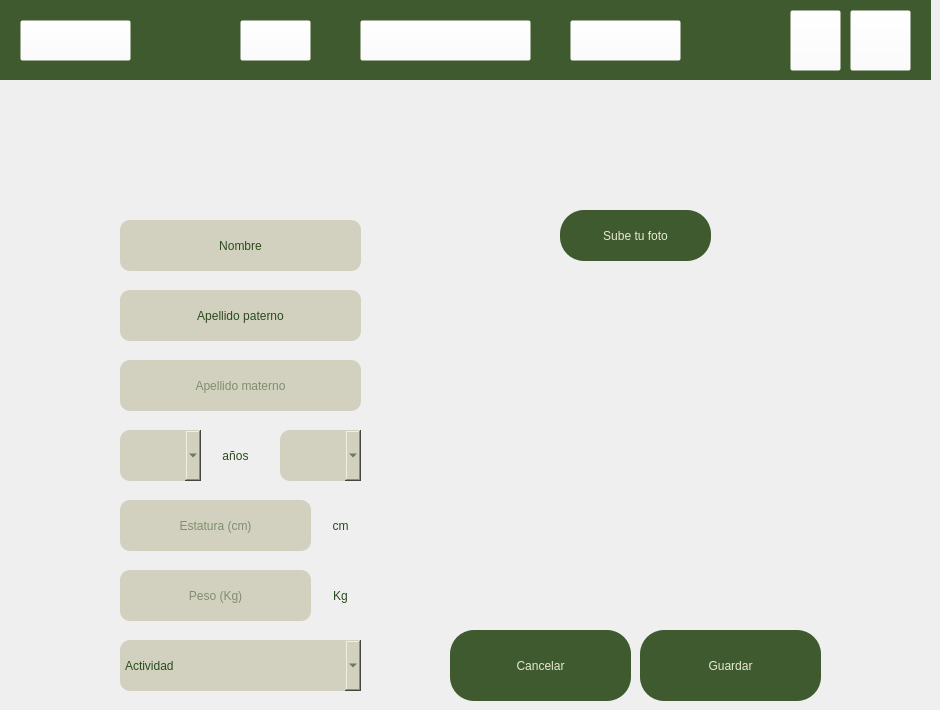
    <widget class="QWidget" name="page_2">
     <widget class="QLineEdit" name="lineEdit_apellidom">
      <property name="geometry">
       <rect>
        <x>120</x>
        <y>360</y>
        <width>241</width>
        <height>51</height>
       </rect>
      </property>
      <property name="styleSheet">
       <string notr="true">background-color: rgb(210, 209, 191);
color: rgb(43, 75, 30);
border-radius: 10px;
font: 20pt &quot;American Typewriter&quot;;</string>
      </property>
      <property name="text">
       <string/>
      </property>
      <property name="alignment">
       <set>Qt::AlignCenter</set>
      </property>
      <property name="placeholderText">
       <string>Apellido materno</string>
      </property>
     </widget>
     <widget class="QLineEdit" name="lineEdit_estatura">
      <property name="geometry">
       <rect>
        <x>120</x>
        <y>500</y>
        <width>191</width>
        <height>51</height>
       </rect>
      </property>
      <property name="styleSheet">
       <string notr="true">background-color: rgb(210, 209, 191);
color: rgb(43, 75, 30);
border-radius: 10px;
font: 20pt &quot;American Typewriter&quot;;
</string>
      </property>
      <property name="text">
       <string/>
      </property>
      <property name="alignment">
       <set>Qt::AlignCenter</set>
      </property>
      <property name="placeholderText">
       <string>Estatura (cm)</string>
      </property>
     </widget>
     <widget class="QLineEdit" name="lineEdit_peso">
      <property name="geometry">
       <rect>
        <x>120</x>
        <y>570</y>
        <width>191</width>
        <height>51</height>
       </rect>
      </property>
      <property name="styleSheet">
       <string notr="true">background-color: rgb(210, 209, 191);
color: rgb(43, 75, 30);
border-radius: 10px;
font: 20pt &quot;American Typewriter&quot;;
</string>
      </property>
      <property name="text">
       <string/>
      </property>
      <property name="alignment">
       <set>Qt::AlignCenter</set>
      </property>
      <property name="placeholderText">
       <string>Peso (Kg)</string>
      </property>
     </widget>
     <widget class="QLabel" name="label_7">
      <property name="geometry">
       <rect>
        <x>210</x>
        <y>435</y>
        <width>51</width>
        <height>41</height>
       </rect>
      </property>
      <property name="styleSheet">
       <string notr="true">color: rgb(43, 75, 30);
font: 20pt &quot;American Typewriter&quot;;</string>
      </property>
      <property name="text">
       <string>años</string>
      </property>
      <property name="alignment">
       <set>Qt::AlignCenter</set>
      </property>
     </widget>
     <widget class="QComboBox" name="comboBox_edad">
      <property name="geometry">
       <rect>
        <x>120</x>
        <y>430</y>
        <width>81</width>
        <height>51</height>
       </rect>
      </property>
      <property name="styleSheet">
       <string notr="true">background-color: rgb(210, 209, 191);
color: rgb(43, 75, 30);
border-radius: 10px;
font: 20pt &quot;American Typewriter&quot;;</string>
      </property>
      <item>
       <property name="text">
        <string/>
       </property>
      </item>
      <item>
       <property name="text">
        <string>16</string>
       </property>
      </item>
      <item>
       <property name="text">
        <string>17</string>
       </property>
      </item>
      <item>
       <property name="text">
        <string>18</string>
       </property>
      </item>
      <item>
       <property name="text">
        <string>19</string>
       </property>
      </item>
      <item>
       <property name="text">
        <string>20</string>
       </property>
      </item>
      <item>
       <property name="text">
        <string>21</string>
       </property>
      </item>
      <item>
       <property name="text">
        <string>22</string>
       </property>
      </item>
      <item>
       <property name="text">
        <string>23</string>
       </property>
      </item>
      <item>
       <property name="text">
        <string>24</string>
       </property>
      </item>
      <item>
       <property name="text">
        <string>25</string>
       </property>
      </item>
      <item>
       <property name="text">
        <string>26</string>
       </property>
      </item>
      <item>
       <property name="text">
        <string>27</string>
       </property>
      </item>
      <item>
       <property name="text">
        <string>28</string>
       </property>
      </item>
      <item>
       <property name="text">
        <string>29</string>
       </property>
      </item>
      <item>
       <property name="text">
        <string>30</string>
       </property>
      </item>
      <item>
       <property name="text">
        <string>31</string>
       </property>
      </item>
      <item>
       <property name="text">
        <string>32</string>
       </property>
      </item>
      <item>
       <property name="text">
        <string>33</string>
       </property>
      </item>
      <item>
       <property name="text">
        <string>34</string>
       </property>
      </item>
      <item>
       <property name="text">
        <string>35</string>
       </property>
      </item>
      <item>
       <property name="text">
        <string>36</string>
       </property>
      </item>
      <item>
       <property name="text">
        <string>37</string>
       </property>
      </item>
      <item>
       <property name="text">
        <string>38</string>
       </property>
      </item>
      <item>
       <property name="text">
        <string>39</string>
       </property>
      </item>
      <item>
       <property name="text">
        <string>40</string>
       </property>
      </item>
      <item>
       <property name="text">
        <string>41</string>
       </property>
      </item>
      <item>
       <property name="text">
        <string>42</string>
       </property>
      </item>
      <item>
       <property name="text">
        <string>43</string>
       </property>
      </item>
      <item>
       <property name="text">
        <string>44</string>
       </property>
      </item>
      <item>
       <property name="text">
        <string>45</string>
       </property>
      </item>
      <item>
       <property name="text">
        <string>46</string>
       </property>
      </item>
      <item>
       <property name="text">
        <string>47</string>
       </property>
      </item>
      <item>
       <property name="text">
        <string>48</string>
       </property>
      </item>
      <item>
       <property name="text">
        <string>49</string>
       </property>
      </item>
      <item>
       <property name="text">
        <string>50</string>
       </property>
      </item>
      <item>
       <property name="text">
        <string>51</string>
       </property>
      </item>
      <item>
       <property name="text">
        <string>52</string>
       </property>
      </item>
      <item>
       <property name="text">
        <string>53</string>
       </property>
      </item>
      <item>
       <property name="text">
        <string>54</string>
       </property>
      </item>
      <item>
       <property name="text">
        <string>55</string>
       </property>
      </item>
      <item>
       <property name="text">
        <string>56</string>
       </property>
      </item>
      <item>
       <property name="text">
        <string>57</string>
       </property>
      </item>
      <item>
       <property name="text">
        <string>58</string>
       </property>
      </item>
      <item>
       <property name="text">
        <string>59</string>
       </property>
      </item>
      <item>
       <property name="text">
        <string>60</string>
       </property>
      </item>
      <item>
       <property name="text">
        <string>61</string>
       </property>
      </item>
      <item>
       <property name="text">
        <string>62</string>
       </property>
      </item>
      <item>
       <property name="text">
        <string>63</string>
       </property>
      </item>
      <item>
       <property name="text">
        <string>64</string>
       </property>
      </item>
      <item>
       <property name="text">
        <string>65</string>
       </property>
      </item>
      <item>
       <property name="text">
        <string>66</string>
       </property>
      </item>
      <item>
       <property name="text">
        <string>67</string>
       </property>
      </item>
      <item>
       <property name="text">
        <string>68</string>
       </property>
      </item>
      <item>
       <property name="text">
        <string>69</string>
       </property>
      </item>
      <item>
       <property name="text">
        <string>70</string>
       </property>
      </item>
      <item>
       <property name="text">
        <string>71</string>
       </property>
      </item>
      <item>
       <property name="text">
        <string>72</string>
       </property>
      </item>
      <item>
       <property name="text">
        <string>73</string>
       </property>
      </item>
      <item>
       <property name="text">
        <string>74</string>
       </property>
      </item>
      <item>
       <property name="text">
        <string>75</string>
       </property>
      </item>
      <item>
       <property name="text">
        <string>76</string>
       </property>
      </item>
      <item>
       <property name="text">
        <string>77</string>
       </property>
      </item>
      <item>
       <property name="text">
        <string>78</string>
       </property>
      </item>
      <item>
       <property name="text">
        <string>79</string>
       </property>
      </item>
      <item>
       <property name="text">
        <string>80</string>
       </property>
      </item>
      <item>
       <property name="text">
        <string>81</string>
       </property>
      </item>
      <item>
       <property name="text">
        <string>82</string>
       </property>
      </item>
      <item>
       <property name="text">
        <string>83</string>
       </property>
      </item>
      <item>
       <property name="text">
        <string>84</string>
       </property>
      </item>
      <item>
       <property name="text">
        <string>85</string>
       </property>
      </item>
      <item>
       <property name="text">
        <string>86</string>
       </property>
      </item>
      <item>
       <property name="text">
        <string>87</string>
       </property>
      </item>
      <item>
       <property name="text">
        <string>88</string>
       </property>
      </item>
      <item>
       <property name="text">
        <string>89</string>
       </property>
      </item>
      <item>
       <property name="text">
        <string>90</string>
       </property>
      </item>
      <item>
       <property name="text">
        <string>91</string>
       </property>
      </item>
      <item>
       <property name="text">
        <string>92</string>
       </property>
      </item>
      <item>
       <property name="text">
        <string>93</string>
       </property>
      </item>
      <item>
       <property name="text">
        <string>94</string>
       </property>
      </item>
      <item>
       <property name="text">
        <string>95</string>
       </property>
      </item>
      <item>
       <property name="text">
        <string>96</string>
       </property>
      </item>
      <item>
       <property name="text">
        <string>97</string>
       </property>
      </item>
      <item>
       <property name="text">
        <string>98</string>
       </property>
      </item>
      <item>
       <property name="text">
        <string>99</string>
       </property>
      </item>
     </widget>
     <widget class="QComboBox" name="comboBox_sexo">
      <property name="geometry">
       <rect>
        <x>280</x>
        <y>430</y>
        <width>81</width>
        <height>51</height>
       </rect>
      </property>
      <property name="styleSheet">
       <string notr="true">background-color: rgb(210, 209, 191);
color: rgb(43, 75, 30);
border-radius: 10px;
font: 20pt &quot;American Typewriter&quot;;</string>
      </property>
      <item>
       <property name="text">
        <string/>
       </property>
      </item>
      <item>
       <property name="text">
        <string>M</string>
       </property>
      </item>
      <item>
       <property name="text">
        <string>H</string>
       </property>
      </item>
     </widget>
     <widget class="QLabel" name="label_10">
      <property name="geometry">
       <rect>
        <x>160</x>
        <y>100</y>
        <width>611</width>
        <height>81</height>
       </rect>
      </property>
      <property name="text">
       <string/>
      </property>
      <property name="pixmap">
       <pixmap>Datos_personales.png</pixmap>
      </property>
      <property name="scaledContents">
       <bool>true</bool>
      </property>
      <property name="alignment">
       <set>Qt::AlignCenter</set>
      </property>
     </widget>
     <widget class="QComboBox" name="comboBox_actividad">
      <property name="geometry">
       <rect>
        <x>120</x>
        <y>640</y>
        <width>241</width>
        <height>51</height>
       </rect>
      </property>
      <property name="styleSheet">
       <string notr="true">background-color: rgb(210, 209, 191);
color: rgb(43, 75, 30);
border-radius: 10px;
font: 20pt &quot;American Typewriter&quot;;</string>
      </property>
      <item>
       <property name="text">
        <string>Actividad</string>
       </property>
      </item>
      <item>
       <property name="text">
        <string>Sedentario</string>
       </property>
      </item>
      <item>
       <property name="text">
        <string>Poco activo</string>
       </property>
      </item>
      <item>
       <property name="text">
        <string>Activo</string>
       </property>
      </item>
      <item>
       <property name="text">
        <string>Muy activo</string>
       </property>
      </item>
     </widget>
     <widget class="QPushButton" name="pushButton_cargar_imagen">
      <property name="geometry">
       <rect>
        <x>560</x>
        <y>210</y>
        <width>151</width>
        <height>51</height>
       </rect>
      </property>
      <property name="cursor">
       <cursorShape>PointingHandCursor</cursorShape>
      </property>
      <property name="styleSheet">
       <string notr="true">QPushButton{
background-color: rgb(64, 90, 47);
border-radius: 24px;
color: rgb(231, 234, 210);
	font: 20pt &quot;Arial Rounded MT Bold&quot;;
}
QPushButton:hover{
background-color: rgb(231, 123, 56);
}
</string>
      </property>
      <property name="text">
       <string>Sube tu foto</string>
      </property>
     </widget>
     <widget class="QLabel" name="label_imagen">
      <property name="geometry">
       <rect>
        <x>470</x>
        <y>280</y>
        <width>331</width>
        <height>331</height>
       </rect>
      </property>
      <property name="text">
       <string/>
      </property>
      <property name="pixmap">
       <pixmap>imagen.png</pixmap>
      </property>
      <property name="scaledContents">
       <bool>true</bool>
      </property>
     </widget>
     <widget class="QPushButton" name="pushButton_cancelar_datos">
      <property name="geometry">
       <rect>
        <x>450</x>
        <y>630</y>
        <width>181</width>
        <height>71</height>
       </rect>
      </property>
      <property name="cursor">
       <cursorShape>PointingHandCursor</cursorShape>
      </property>
      <property name="styleSheet">
       <string notr="true">QPushButton{
background-color: rgb(64, 90, 47);
border-radius: 24px;
color: rgb(231, 234, 210);
	font: 24pt &quot;Arial Rounded MT Bold&quot;;
}
QPushButton:hover{
background-color: rgb(231, 123, 56);
}
</string>
      </property>
      <property name="text">
       <string>Cancelar</string>
      </property>
     </widget>
     <widget class="QPushButton" name="pushButton_guardar_datos">
      <property name="geometry">
       <rect>
        <x>640</x>
        <y>630</y>
        <width>181</width>
        <height>71</height>
       </rect>
      </property>
      <property name="cursor">
       <cursorShape>PointingHandCursor</cursorShape>
      </property>
      <property name="styleSheet">
       <string notr="true">QPushButton{
background-color: rgb(64, 90, 47);
border-radius: 24px;
color: rgb(231, 234, 210);
	font: 24pt &quot;Arial Rounded MT Bold&quot;;
}
QPushButton:hover{
background-color: rgb(231, 123, 56);
}
</string>
      </property>
      <property name="text">
       <string>Guardar</string>
      </property>
     </widget>
     <widget class="QWidget" name="widget_9" native="true">
      <property name="geometry">
       <rect>
        <x>0</x>
        <y>0</y>
        <width>931</width>
        <height>80</height>
       </rect>
      </property>
      <property name="styleSheet">
       <string notr="true">background-color: rgb(64, 90, 47);</string>
      </property>
      <widget class="QLabel" name="label_36">
       <property name="geometry">
        <rect>
         <x>240</x>
         <y>20</y>
         <width>71</width>
         <height>41</height>
        </rect>
       </property>
       <property name="text">
        <string/>
       </property>
       <property name="pixmap">
        <pixmap>imc_FotoN.png</pixmap>
       </property>
       <property name="scaledContents">
        <bool>true</bool>
       </property>
      </widget>
      <widget class="QPushButton" name="pushButton_perfil_6">
       <property name="geometry">
        <rect>
         <x>790</x>
         <y>10</y>
         <width>51</width>
         <height>61</height>
        </rect>
       </property>
       <property name="cursor">
        <cursorShape>PointingHandCursor</cursorShape>
       </property>
       <property name="styleSheet">
        <string notr="true">background-color: rgba(255, 255, 255, 0);</string>
       </property>
       <property name="text">
        <string/>
       </property>
       <property name="icon">
        <iconset>
         <normaloff>user.png</normaloff>user.png</iconset>
       </property>
       <property name="iconSize">
        <size>
         <width>50</width>
         <height>50</height>
        </size>
       </property>
      </widget>
      <widget class="QPushButton" name="pushButton_logout_6">
       <property name="geometry">
        <rect>
         <x>850</x>
         <y>10</y>
         <width>61</width>
         <height>61</height>
        </rect>
       </property>
       <property name="cursor">
        <cursorShape>PointingHandCursor</cursorShape>
       </property>
       <property name="styleSheet">
        <string notr="true">background-color: rgba(255, 255, 255, 0);</string>
       </property>
       <property name="text">
        <string/>
       </property>
       <property name="icon">
        <iconset>
         <normaloff>logout.png</normaloff>logout.png</iconset>
       </property>
       <property name="iconSize">
        <size>
         <width>50</width>
         <height>50</height>
        </size>
       </property>
      </widget>
      <widget class="QLabel" name="label_37">
       <property name="geometry">
        <rect>
         <x>20</x>
         <y>20</y>
         <width>111</width>
         <height>41</height>
        </rect>
       </property>
       <property name="text">
        <string/>
       </property>
       <property name="pixmap">
        <pixmap>ufit.png</pixmap>
       </property>
       <property name="scaledContents">
        <bool>true</bool>
       </property>
      </widget>
      <widget class="QLabel" name="label_38">
       <property name="geometry">
        <rect>
         <x>360</x>
         <y>20</y>
         <width>171</width>
         <height>41</height>
        </rect>
       </property>
       <property name="text">
        <string/>
       </property>
       <property name="pixmap">
        <pixmap>macros_foto.png</pixmap>
       </property>
       <property name="scaledContents">
        <bool>true</bool>
       </property>
      </widget>
      <widget class="QLabel" name="label_39">
       <property name="geometry">
        <rect>
         <x>570</x>
         <y>20</y>
         <width>111</width>
         <height>41</height>
        </rect>
       </property>
       <property name="text">
        <string/>
       </property>
       <property name="pixmap">
        <pixmap>mas_info.png</pixmap>
       </property>
       <property name="scaledContents">
        <bool>true</bool>
       </property>
      </widget>
      <widget class="QPushButton" name="pushButton_barra_imc_6">
       <property name="geometry">
        <rect>
         <x>240</x>
         <y>20</y>
         <width>71</width>
         <height>41</height>
        </rect>
       </property>
       <property name="cursor">
        <cursorShape>PointingHandCursor</cursorShape>
       </property>
       <property name="styleSheet">
        <string notr="true">background-color: rgba(255, 255, 255, 0);</string>
       </property>
       <property name="text">
        <string/>
       </property>
      </widget>
      <widget class="QPushButton" name="pushButton_barra_macros_6">
       <property name="geometry">
        <rect>
         <x>360</x>
         <y>20</y>
         <width>171</width>
         <height>41</height>
        </rect>
       </property>
       <property name="cursor">
        <cursorShape>PointingHandCursor</cursorShape>
       </property>
       <property name="styleSheet">
        <string notr="true">background-color: rgba(255, 255, 255, 0);</string>
       </property>
       <property name="text">
        <string/>
       </property>
      </widget>
      <widget class="QPushButton" name="pushButton_barra_info_6">
       <property name="geometry">
        <rect>
         <x>570</x>
         <y>20</y>
         <width>111</width>
         <height>41</height>
        </rect>
       </property>
       <property name="cursor">
        <cursorShape>PointingHandCursor</cursorShape>
       </property>
       <property name="styleSheet">
        <string notr="true">background-color: rgba(255, 255, 255, 0);</string>
       </property>
       <property name="text">
        <string/>
       </property>
      </widget>
      <widget class="QPushButton" name="pushButton_home_5">
       <property name="geometry">
        <rect>
         <x>20</x>
         <y>20</y>
         <width>111</width>
         <height>41</height>
        </rect>
       </property>
       <property name="cursor">
        <cursorShape>PointingHandCursor</cursorShape>
       </property>
       <property name="styleSheet">
        <string notr="true">background-color: rgba(255, 255, 255, 0);</string>
       </property>
       <property name="text">
        <string/>
       </property>
      </widget>
     </widget>
     <widget class="QLabel" name="label_nombre_datos">
      <property name="geometry">
       <rect>
        <x>120</x>
        <y>220</y>
        <width>241</width>
        <height>51</height>
       </rect>
      </property>
      <property name="styleSheet">
       <string notr="true">background-color: rgb(210, 209, 191);
color: rgb(43, 75, 30);
border-radius: 10px;
font: 20pt &quot;American Typewriter&quot;;</string>
      </property>
      <property name="text">
       <string>Nombre</string>
      </property>
      <property name="alignment">
       <set>Qt::AlignCenter</set>
      </property>
     </widget>
     <widget class="QLabel" name="label_apellidop_datos">
      <property name="geometry">
       <rect>
        <x>120</x>
        <y>290</y>
        <width>241</width>
        <height>51</height>
       </rect>
      </property>
      <property name="styleSheet">
       <string notr="true">background-color: rgb(210, 209, 191);
color: rgb(43, 75, 30);
border-radius: 10px;
font: 20pt &quot;American Typewriter&quot;;</string>
      </property>
      <property name="text">
       <string>Apellido paterno</string>
      </property>
      <property name="alignment">
       <set>Qt::AlignCenter</set>
      </property>
     </widget>
     <widget class="QLabel" name="label_56">
      <property name="geometry">
       <rect>
        <x>320</x>
        <y>500</y>
        <width>41</width>
        <height>51</height>
       </rect>
      </property>
      <property name="styleSheet">
       <string notr="true">color: rgb(43, 75, 30);
font: 20pt &quot;American Typewriter&quot;;</string>
      </property>
      <property name="text">
       <string>cm</string>
      </property>
      <property name="alignment">
       <set>Qt::AlignCenter</set>
      </property>
     </widget>
     <widget class="QLabel" name="label_57">
      <property name="geometry">
       <rect>
        <x>320</x>
        <y>570</y>
        <width>41</width>
        <height>51</height>
       </rect>
      </property>
      <property name="styleSheet">
       <string notr="true">color: rgb(43, 75, 30);
font: 20pt &quot;American Typewriter&quot;;</string>
      </property>
      <property name="text">
       <string>Kg</string>
      </property>
      <property name="alignment">
       <set>Qt::AlignCenter</set>
      </property>
     </widget>
    </widget>
